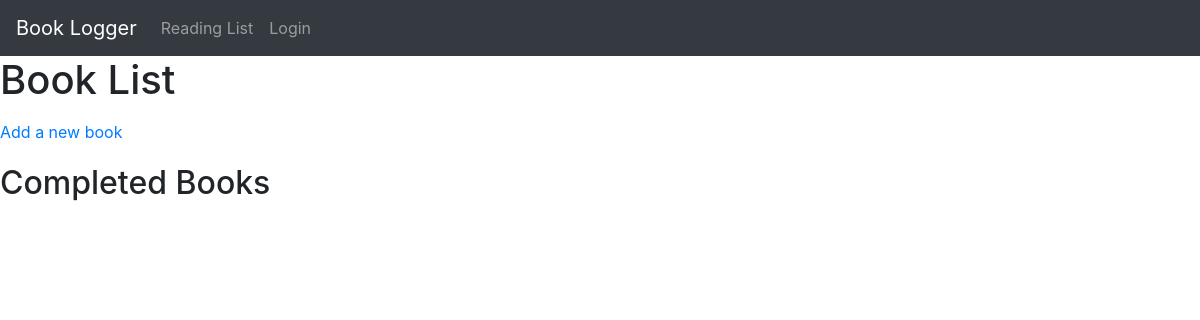
/books/, run on an earlier commit of the app's database.
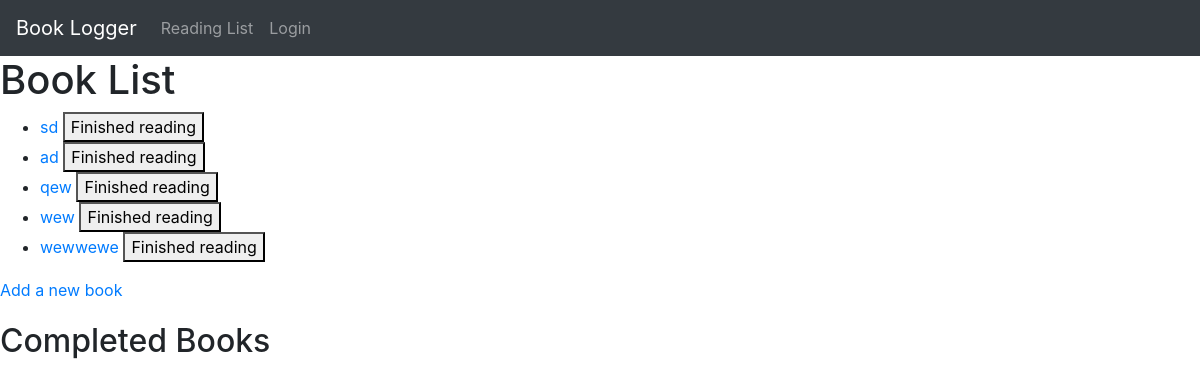
And on a later commit of the database.
### books/models.py (models this page shows, shortened)
class Book(models.Model):
    title = models.CharField(max_length=200)
    author = models.CharField(max_length=100)
    genre = models.CharField(max_length=50)
    publication_date = models.DateField()

### books/views.py (the view)
# urls.py: path('', views.book_list, name='book_list'),
def book_list(request):
    books = Book.objects.all()[:5]
    return render(request, 'books/book_list.html', {'books': books})

### books/templates/books/book_list.html (shortened to what this page needs)
<!DOCTYPE html>
<html lang="en">
<head>
    {% include "bootstrap.html" %}
    {% load static %}
</head>
<body>
    {% include "navigation.html" %}
    <header>
        <h1>Book List</h1>
    </header>
    <main>
        <ul id="book-list">
            {% for book in books %}
                <li>
                    <a href="{% url 'book_detail' pk=book.pk %}">{{ book.title }}</a>
                    <form id="book-form-{{ book.pk }}" class="book-form" data-book-id="{{ book.pk }}" method="post" action="{% url 'book_delete' pk=book.pk %}" style="display: inline;">
                        <button type="button" class="finish-reading-btn">Finished reading</button>
                    </form>
                </li>
            {% endfor %}
        </ul>
        <a href="{% url 'book_new' %}">Add a new book</a>
        <div id="completed-section">
            <h2>Completed Books</h2>
        </div>
    </main>
</body>
</html>

### templates/bootstrap.html (shortened to what this page needs)
<link rel="stylesheet" href="https://stackpath.bootstrapcdn.com/bootstrap/4.4.1/css/bootstrap.min.css">
<link rel="stylesheet" href="//cdn.jsdelivr.net/chartist.js/latest/chartist.min.css">

### templates/navigation.html (shortened to what this page needs)
<nav class="navbar navbar-expand-lg navbar-dark bg-dark">
    <a class="navbar-brand" href="#">Book Logger</a>
    <div class="collapse navbar-collapse" id="navbarNav">
        <ul class="navbar-nav">
            <li class="nav-item">
                <a class="nav-link" href="{% url 'book_list' %}">Reading List</a>
            </li>
            {% if user.is_authenticated %}
                <a class="nav-link" href="/logout">Logout {{ user.username }}</a>
            {% else %}
                <a class="nav-link" href="/login">Login</a>
            {% endif %}
        </ul>
    </div>
</nav>

### books/templates/books/book_list.html (style rules this page uses)
#completed-section { margin-top: 20px; }

What changed in the data, as far as the page shows it:
added Book: title "sd"
added Book: title "ad"
added Book: title "qew"
added Book: title "wew"
added Book: title "wewwewe"
